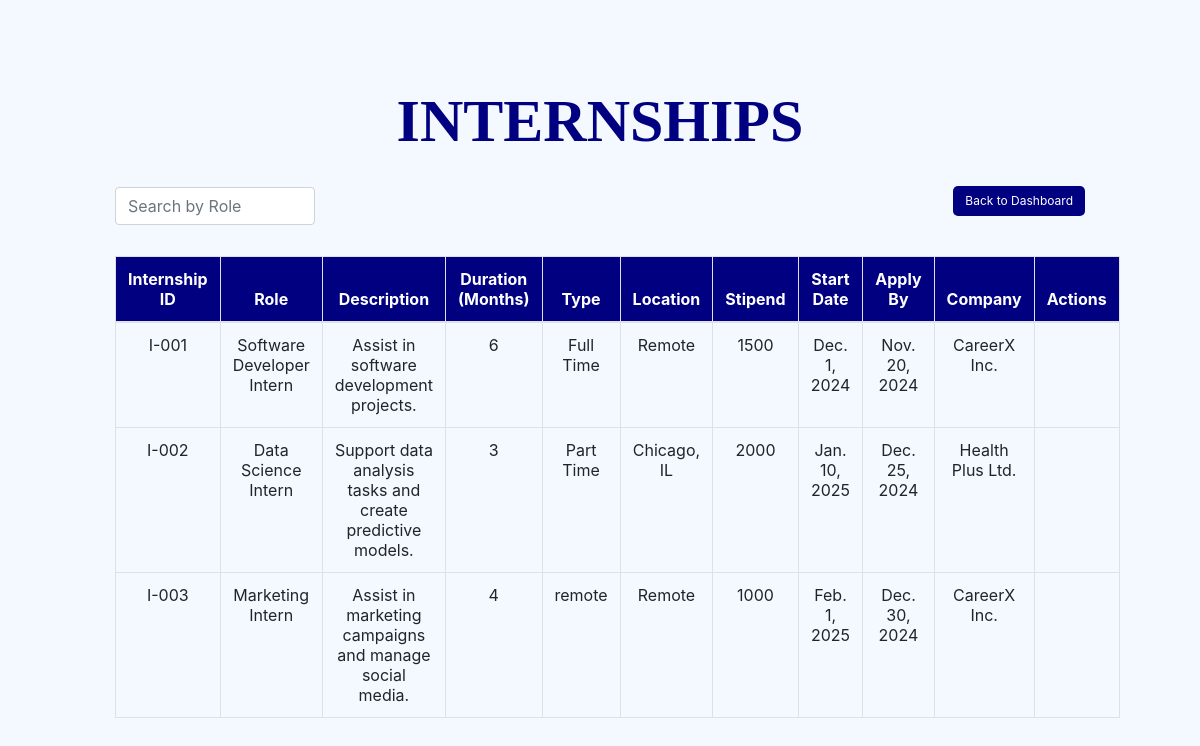
/view_internships/, run on the app's committed database.
### home/models.py (models this page shows, shortened)
class Internship(models.Model):
    internship_id = models.CharField(max_length=25, primary_key=True)
    internship_role = models.CharField(max_length=50, default="Software Intern")
    description = models.TextField(default="Description not provided")
    internship_type = models.CharField(
        max_length=20,
        choices=[('part_time', 'Part Time'), ('full_time', 'Full Time')],
        default='full_time',
    )
    location = models.CharField(
        max_length=20,
        choices=[('remote', 'Remote'), ('in_office', 'In Office'), ('hybrid', 'Hybrid')],
        default='remote',
    )
    stipend = models.PositiveIntegerField(default=0)
    start_date = models.DateField(default=date(2024, 1, 1))
    duration_months = models.PositiveIntegerField(default=3)
    last_date_to_apply = models.DateField(default=date(2024, 12, 31))
    posted_date = models.DateTimeField(auto_now_add=True)
    company = models.ForeignKey(
        Company, on_delete=models.CASCADE, related_name="internships", null=True, blank=True
    )
    created_by = models.ForeignKey(
        Admin, on_delete=models.SET_NULL, null=True, blank=True, related_name="created_internships"
    )

class Company(models.Model):
    company_id = models.IntegerField(primary_key=True)
    company_name = models.CharField(max_length=255)
    email = models.EmailField(unique=True)
    contact_number = models.BigIntegerField()
    street_number = models.CharField(max_length=255)
    city = models.CharField(max_length=255)
    state = models.CharField(max_length=255)
    country = models.CharField(max_length=255)
    pincode = models.CharField(max_length=10)
    password = models.CharField(max_length=100)

### home/views.py (the view)
# urls.py: path('view_internships/', views.view_internships, name='view_internships'),
def view_internships(request):
    student = None
    company_user = None
    user_email = request.session.get('user_email')
    if request.session.get('user_type') == 'student':
        student = Student.objects.filter(email=user_email).first()
    elif request.session.get('user_type') == 'company':
        company_user = Company.objects.filter(email=user_email).first()
    today = date.today()
    internships = Internship.objects.annotate(
        student_applied=Exists(
            InternshipApplications.objects.filter(internship=OuterRef('pk'), student=student)
        ),
        is_owner=Case(
            When(company=company_user, then=Value(True)),
            default=Value(False),
            output_field=BooleanField()
        ),
        is_expired=Case(
            When(last_date_to_apply__lt=today, then=Value(True)),
            default=Value(False),
            output_field=BooleanField()
        )
    ).prefetch_related('internship_applications')
    return render(request, 'view_internships.html', {
        'internships': internships,
        'can_manage_internships': request.session.get('user_type') == 'company',
        'is_student': request.session.get('user_type') == 'student',
        'user_type': request.session.get('user_type'),
        'user_email': user_email
    })

### home/templates/view_internships.html (shortened to what this page needs)
{% load static %}
<html>
<head>
    <link rel="stylesheet" href="https://stackpath.bootstrapcdn.com/bootstrap/4.3.1/css/bootstrap.min.css">
</head>
<body>
<section class="vh-100">
    <div class="container-fluid">
        <div class="row d-flex justify-content-center align-items-center h-100">
            <div class="col-md-12 col-lg-10 col-xl-10">
                <div class="header">
                    <h><b>INTERNSHIPS</b></h>
                </div>
                <div class="d-flex justify-content-between align-items-center">
                    <div class="search-container">
                        <input type="text" id="roleSearchBar" class="form-control search-bar" placeholder="Search by Role" onkeyup="filterByRole()">
                    </div>
                    <div class="button-container">
                        <a href="{% url 'dashboard' %}">
                            <button class="btn btn-secondary btn-custom">Back to Dashboard</button>
                        </a>
                    </div>
                </div>
                <div class="table-container">
                    <table class="table table-bordered">
                        <thead>
                            <tr>
                                <th>Internship ID</th>
                                <th>Role</th>
                                <th>Description</th>
                                <th>Duration (Months)</th>
                                <th>Type</th>
                                <th>Location</th>
                                <th>Stipend</th>
                                <th>Start Date</th>
                                <th>Apply By</th>
                                <th>Company</th>
                                <th>Actions</th>
                            </tr>
                        </thead>
                        <tbody id="internship-table-body">
                            {% for internship in internships %}
                            <tr>
                                <td>{{ internship.internship_id }}</td>
                                <td>{{ internship.internship_role }}</td>
                                <td>{{ internship.description }}</td>
                                <td>{{ internship.duration_months }}</td>
                                <td>{{ internship.get_internship_type_display }}</td>
                                <td>{{ internship.get_location_display }}</td>
                                <td>{{ internship.stipend }}</td>
                                <td>{{ internship.start_date }}</td>
                                <td>{{ internship.last_date_to_apply }}</td>
                                <td>
                                    {% if internship.company %}
                                        {{ internship.company.company_name }}
                                    {% else %}
                                        Unknown
                                    {% endif %}
                                </td>
                                <td class="actions-container">
                                </td>
                            </tr>
                            {% empty %}
                            <tr>
                                <td colspan="10">No internships available.</td>
                            </tr>
                            {% endfor %}
                        </tbody>
                    </table>
                </div>
            </div>
        </div>
    </div>
</section>
</body>
</html>

### home/templates/view_internships.html (style rules this page uses)
* { margin: 0; padding: 0; box-sizing: border-box; }
body { background-color: #f4f8ff; }
.btn-custom { font-size: 12px; width: 100%; margin-bottom: 10px; background-color: navy; color: white; border: none; border-radius: 5px; }
.table-container { margin-top: 30px; }
table { width: 100%; table-layout: auto; word-wrap: break-word; }
thead { background-color: navy; color: white; }
th, td { padding: 10px; text-align: center; }
.header { padding-top:10px; text-align: center; font-size: 60px; color:navy; font-family:'Times New Roman'; }
.search-container { display: flex; gap: 10px; margin-top: 20px; }
.search-bar { width: 200px; }
.button-container { display: flex; gap: 20px; margin-top: 20px; }

### data on the page
Internship: internship_id "I-001", internship_role "Software Developer Intern", description "Assist in software development projects.", duration_months "6", internship_type "Full Time", location "Remote", stipend "1500", start_date "Dec. 1, 2024", last_date_to_apply "Nov. 20, 2024", company.company_name "CareerX Inc."
Internship: internship_id "I-002", internship_role "Data Science Intern", description "Support data analysis tasks and create predictive models.", duration_months "3", internship_type "Part Time", location "Chicago, IL", stipend "2000", start_date "Jan. 10, 2025", last_date_to_apply "Dec. 25, 2024", company.company_name "Health Plus Ltd."
Internship: internship_id "I-003", internship_role "Marketing Intern", description "Assist in marketing campaigns and manage social media.", duration_months "4", internship_type "remote", location "Remote", stipend "1000", start_date "Feb. 1, 2025", last_date_to_apply "Dec. 30, 2024", company.company_name "CareerX Inc."
